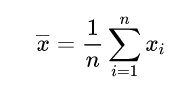
#> input picture sandbox/img/mean.png, 192 x 92 px
$ python sandbox.py   (older library calls are emulated)
#> lines starting #> are read from the running program, lines starting #| are printed output that depends on the picture; after the words box and inside, x2 and y2 are one past the last pixel; in counts of white or black regions, pixels touching at a corner belong together
"""Import stuff goes here"""
import numpy as np
import cv2

"""Image loader stuff goes here"""
def load_img(path, channel):
    """Image loader functionality goes here. Channels:
    1 = color image
    0 = greyscale image
    -1 = unchanged image
    """
#> called with path = 'img/mean.png', channel = 0
    img = cv2.imread(path, channel)
#> img is the input picture: shape (92, 192); min 0, max 255, mean 247.1
    return img


def show(title, img):
    """show image"""
    for i in range(len(title)):
        cv2.imshow(title[i],img[i])

    cv2.waitKey(0)
    cv2.destroyAllWindows()

"""Preprocessing stuff goes here. Neccesseray steps: binarize and erode"""
def make_binary(img):
    """convert image to binary"""
    (thresh, b_img) = cv2.threshold(img, 128, 255, cv2.THRESH_BINARY | cv2.THRESH_OTSU)
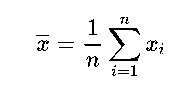
#> b_img: shape (92, 192); 96.5% white; black in thin lines or dots, all inside (x1, y1, x2, y2) = (36, 17, 163, 76)
#> thresh = 143
    print('treshold: ',thresh)
#| treshold:  143.0
    return b_img

def erode_img(img):
    """erode the image with a given kernel"""
    kernel = np.ones((1,1),np.uint8)
    er_img = cv2.dilate(img,kernel,iterations=1)
    return er_img

"""Contour adn region finding stuff goes here"""
def find_and_draw_contours(img, src):
    """save contours and draw them into the image"""
    im2, contours, hierarchy = cv2.findContours(img, cv2.RETR_TREE, cv2.CHAIN_APPROX_SIMPLE)
#> contours = 43 contours, 24 with area under 20; largest, box (x1, y1, x2, y2) and area: (0, 0, 192, 92) 17381, (108, 27, 141, 56) 214, (108, 52, 141, 62) 118, (88, 18, 98, 36) 64, (145, 40, 156, 52) 54

    #show(['bla'],[im2])
    print('number of contours found: ', len(contours))
#| number of contours found:  43
    #get conves hull
    hull = cv2.convexHull(contours[5])
#> hull = [[134, 64], [135, 65], [137, 75], [136, 76], [131, 76], [130, 75], [130, 66], [131, 65]]
    src = cv2.cvtColor(src=src, code=cv2.COLOR_GRAY2BGR)
    cv2.drawContours(src, contours, -1, (0, 0, 250),1)
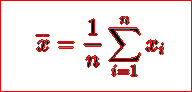
#> src: shape (92, 192, 3); 7.35% of pixels changed, all inside (x1, y1, x2, y2) = (0, 0, 192, 92)
    return src


if __name__ == '__main__':
   path = 'img/mean.png'
   img  = load_img(path, 0)
   #make binary
   b_img = make_binary(img)
   #erode
   #er_img = erode_img(b_img)
   #show all
   c_img = find_and_draw_contours(b_img, img)
   show(['original','binary','contours'], [img,b_img,c_img])
